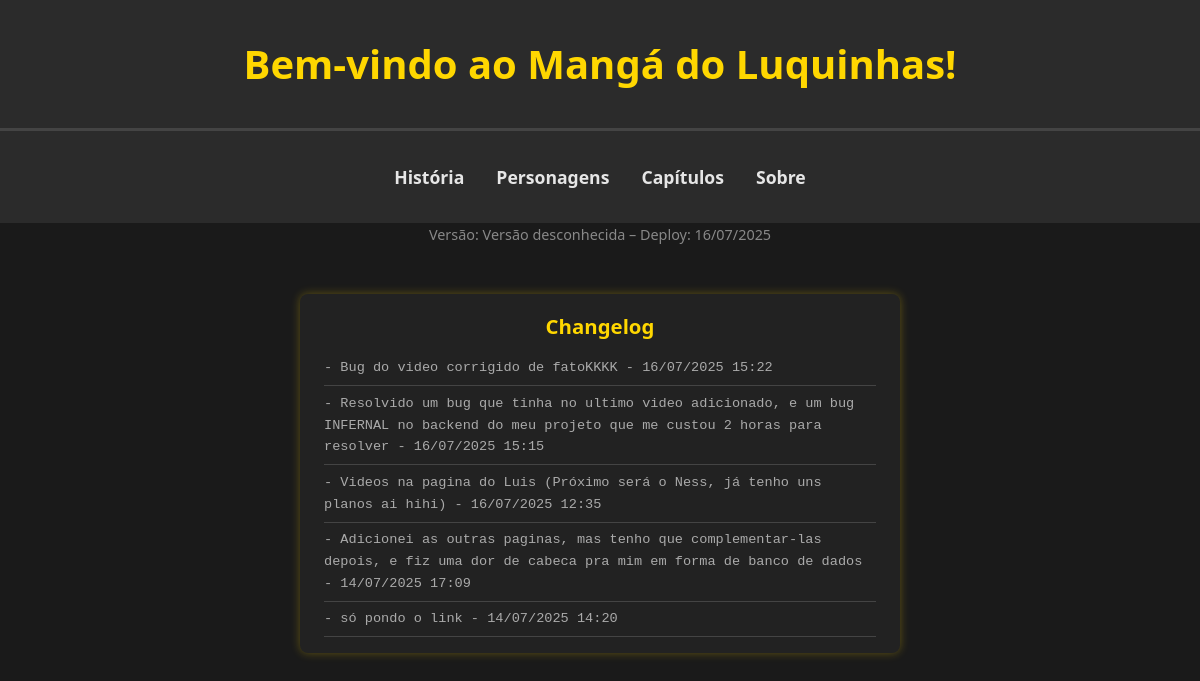
Before: / with the older database file.
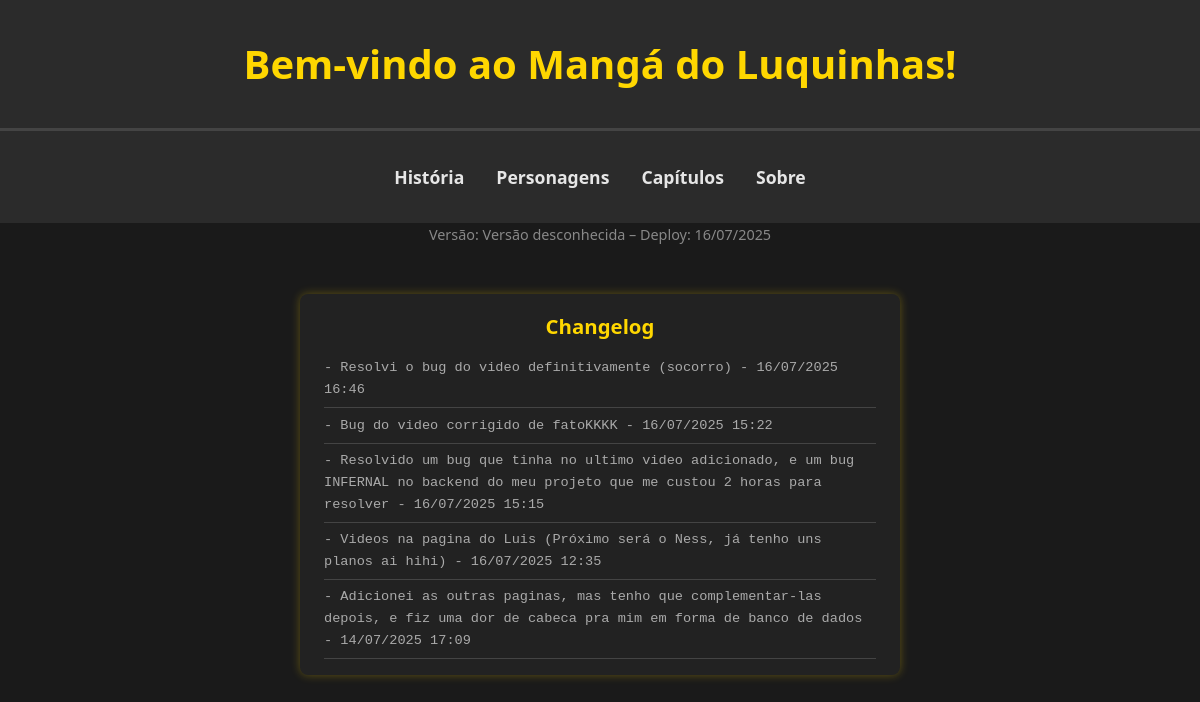
After: the same page with the newer database file.
### polls/models.py (models this page shows, shortened)
class Changelog(models.Model):
    commit_hash = models.CharField(max_length=40, unique=True)
    message = models.TextField()
    date = models.DateTimeField()
    exibir = models.BooleanField(default=True)  # ✅ Adicione esta linha

### polls/views.py (the view)
# urls.py: path('', main_page, name='main_page'),  # Main page URL
def main_page(request):
    br_tz = pytz.timezone('America/Sao_Paulo')
    deploy_date = datetime.now(tz=br_tz).strftime('%d/%m/%Y')
    versao = VersaoSistema.objects.order_by('-atualizado_em').first()
    if versao:
        commit_info = f"{versao.numero} – Deploy: {deploy_date}"
    else:
        commit_info = f"Versão desconhecida – Deploy: {deploy_date}"
    changelog_objs = Changelog.objects.filter(exibir=True).order_by('-date')[:5]
    changelog = []
    for entry in changelog_objs:
        aware_date = make_aware(entry.date, timezone=timezone.utc) if entry.date.tzinfo is None else entry.date
        local_dt = aware_date.astimezone(br_tz)
        formatted_date = local_dt.strftime("%d/%m/%Y %H:%M")
        changelog.append({
            "message": entry.message,
            "date": formatted_date,
        })
    return render(request, 'main_page.html', {
        "commit_info": commit_info,
        "changelog": changelog,
    })

### polls/templates/main_page.html (shortened to what this page needs)
{% load static %}
{% load tz %}
<!DOCTYPE html>
<html lang="pt-BR">
<head>
    <link rel="stylesheet" href="{% static 'css/main.css' %}">
</head>
<body>
    <div>
        <h1>Bem-vindo ao Mangá do Luquinhas!</h1>
    </div>
    <footer>
        <a href="{% url 'history' %}"><dl>História</dl></a>
        <a href="{% url 'characters' %}"><dl>Personagens</dl></a>
        <a href="{% url 'chapters' %}"><dl>Capítulos</dl></a>
        <a href="{% url 'about' %}"><dl>Sobre</dl></a>
    </footer>
    <div class="commit-info">
        Versão: {{ commit_info }}
    </div>
    <div class="changelog-box-container">
        <div class="changelog-box">
            <h2>Changelog</h2>
            <ul>
            {% if changelog %}
                {% for commit in changelog %}
                    <li>- {{ commit.message }} - {{ commit.date }}</li>
                {% endfor %}
            {% else %}
                <li>Nenhum commit recente encontrado.</li>
            {% endif %}
            </ul>
        </div>
    </div>
</body>
</html>

Changed rows visible on the page:
no longer on this page (row unchanged): Changelog: message "só pondo o link"
added Changelog: message "Resolvi o bug do video definitivamente (socorro)"
Other visible differences:
new list line: "- - 16/07/2025 16:46"
list line gone: "- - 14/07/2025 14:20"
